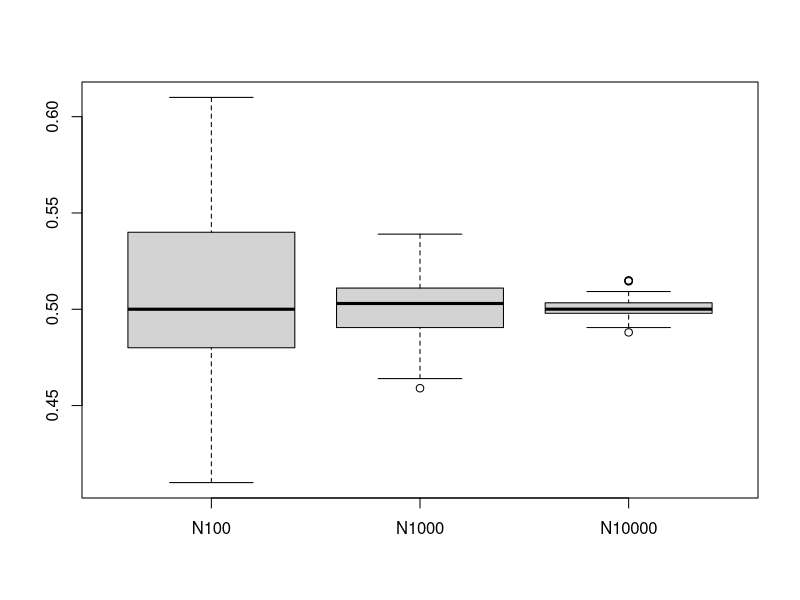
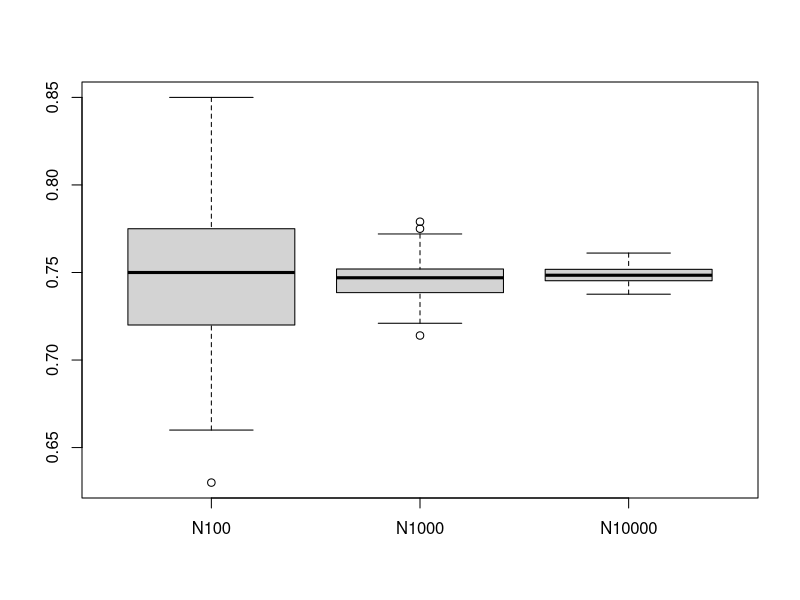
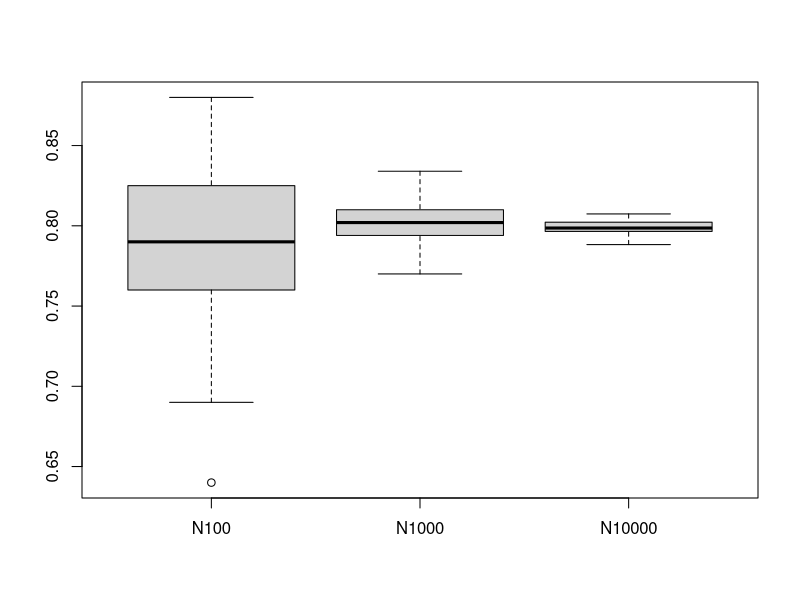
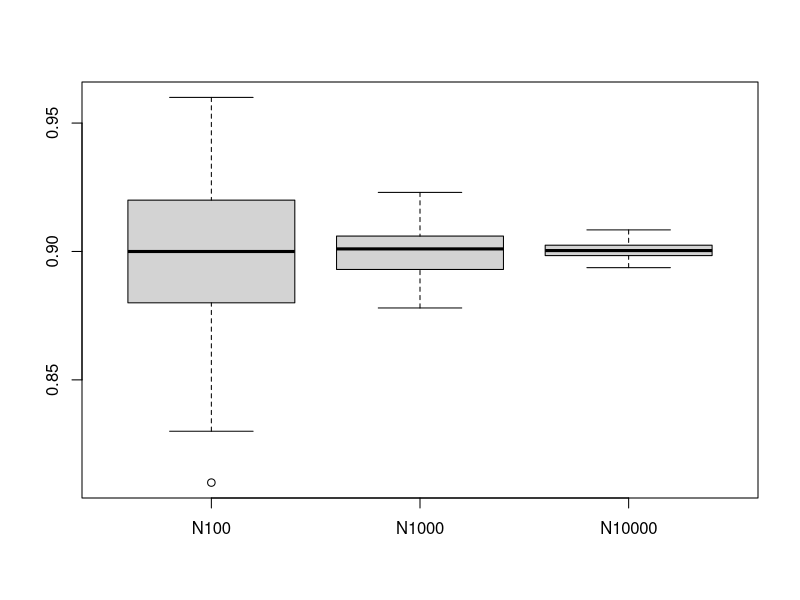
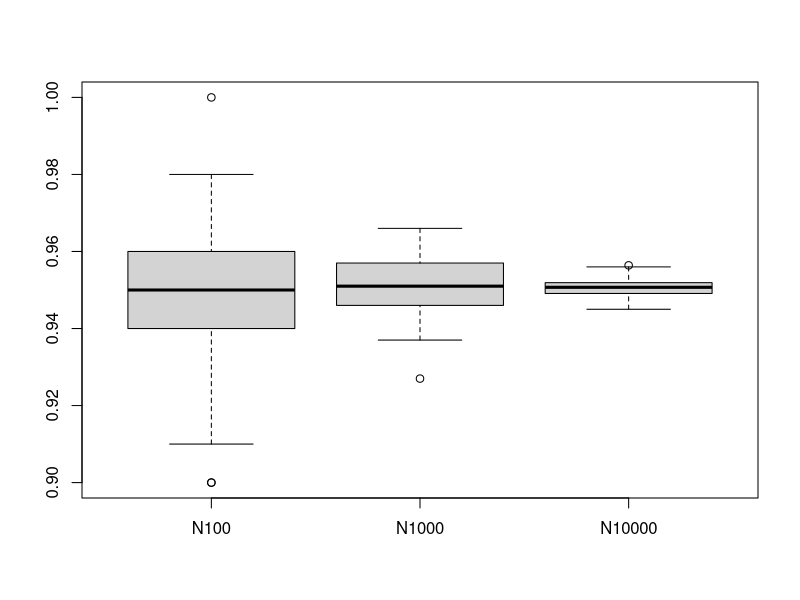
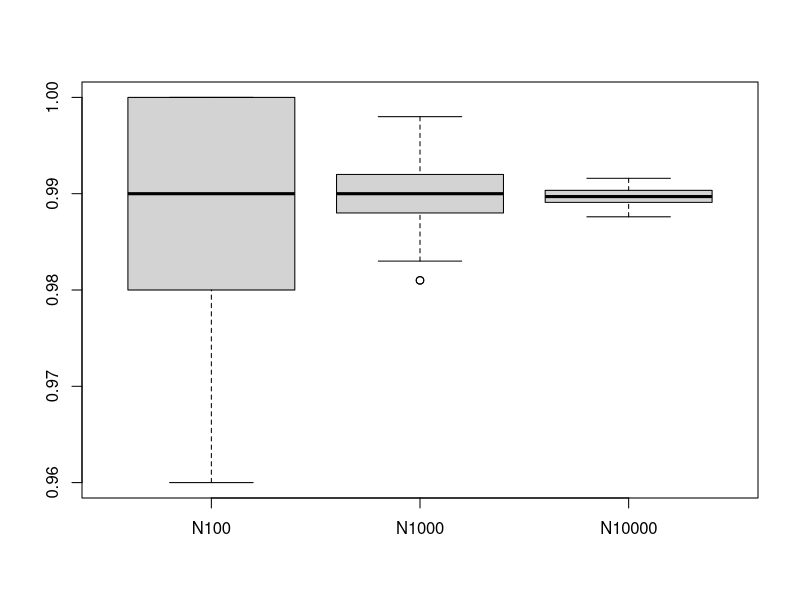
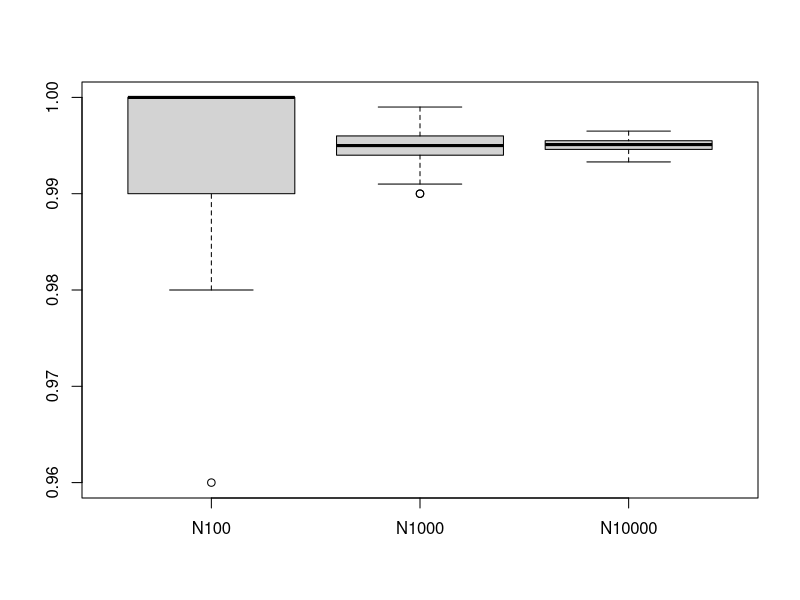
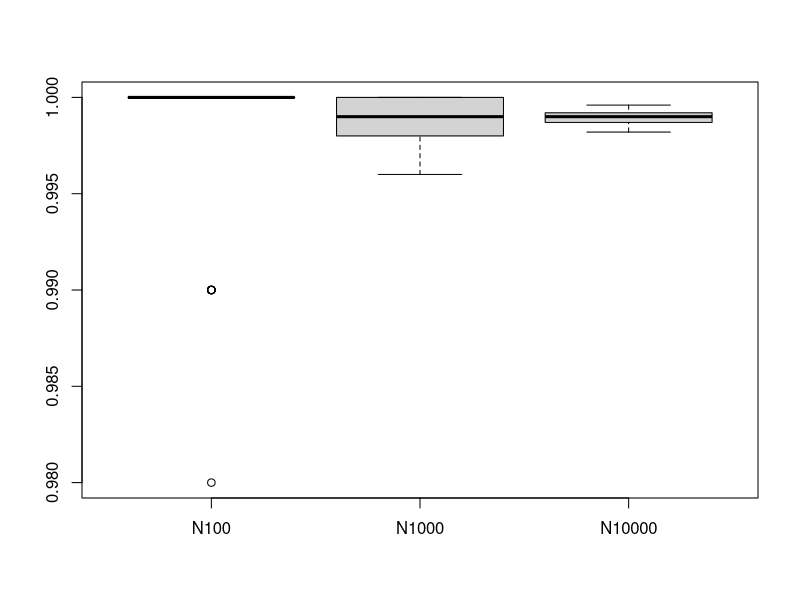

These charts were generated, in order, by the following R code:
# Table plot

Result_Matrix <- matrix(data = NA, nrow = 5, ncol = 9)
t_set <- c(0, 0.67, 0.84, 1.28, 1.65, 2.32, 2.58, 3.09, 3.72)
Result_Matrix[2,] <- as.matrix(pnorm(t_set))
N_set <- c(100, 1000, 10000)
Result_Matrix[1,] <- t_set
i = 3
for(N in N_set){
  j = 1
  for(t in t_set){
    x <- rnorm(N, mean = 0, sd = 1)
    Indicator_variable <- as.numeric(x <= t)
    Fi_t <- mean(Indicator_variable)
    Result_Matrix[i,j] <- Fi_t
    j = j+1
  }
  i = i+1
}



# Figures plot

N_set <- c(100, 1000, 10000)
t_set <- c(0, 0.67, 0.84, 1.28, 1.65, 2.32, 2.58, 3.09, 3.72)

for (t in t_set){
  Bias <- matrix(data = NA, nrow = 3, ncol = 100)
  true_value <- pnorm(t)
  i = 1
  for(N in N_set){
    for(j in 1:100){
    x <- rnorm(N, mean = 0, sd = 1)
    Indicator_variable <- as.numeric(x <= t)
    Fi_t <- mean(Indicator_variable)
    Bias[i,j] <- Fi_t
    }
  i=i+1
  }

Bias_t <- t(Bias)
Bias_N <- cbind(N100 = Bias_t[,1],N1000 = Bias_t[,2],N10000 = Bias_t[,3])
boxplot(as.data.frame(Bias_N))
}
